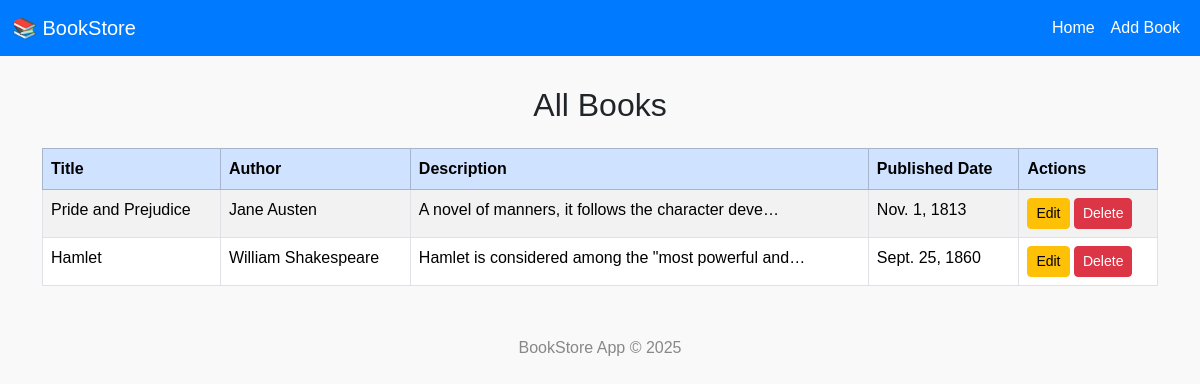
The page / on the database its author committed.
### bookstore/models.py (models this page shows, shortened)
class Book(models.Model):
    title = models.CharField(max_length=200)
    author = models.CharField(max_length=100)
    description = models.TextField(blank=True)
    published_date = models.DateField()

### bookstore/views.py (the view)
# urls.py: path('', views.book_list, name='book_list'),
def book_list(request):
    books = Book.objects.all()
    return render(request, 'book_list.html', {'books': books})

### bookstore/templates/book_list.html (shortened to what this page needs)
{% extends 'base.html' %}
{% block content %}
<h2 class="mb-4 text-center">All Books</h2>
{% if books %}
<table class="table table-bordered table-striped">
    <thead class="table-primary">
        <tr>
            <th>Title</th>
            <th>Author</th>
            <th>Description</th>
            <th>Published Date</th>
            <th>Actions</th>
        </tr>
    </thead>
    <tbody>
        {% for book in books %}
        <tr>
            <td>{{ book.title }}</td>
            <td>{{ book.author }}</td>
            <td>{{ book.description|truncatechars:50 }}</td>
            <td>{{ book.published_date }}</td>
            <td>
                <a href="{% url 'book_update' book.id %}" class="btn btn-warning btn-sm">Edit</a>
                <a href="{% url 'book_delete' book.id %}" class="btn btn-danger btn-sm">Delete</a>
            </td>
        </tr>
        {% endfor %}
    </tbody>
</table>
{% else %}
    <p class="text-center text-muted">No books available. <a href="{% url 'book_create' %}">Add one now!</a></p>
{% endif %}
{% endblock %}

### bookstore/templates/base.html (shortened to what this page needs)
<!DOCTYPE html>
<html lang="en">
<head>
    <link href="https://cdn.jsdelivr.net/npm/bootstrap@5.3.2/dist/css/bootstrap.min.css" rel="stylesheet">
</head>
<body>
    <nav class="navbar navbar-expand-lg">
        <div class="container-fluid">
            <a class="navbar-brand" href="{% url 'book_list' %}">📚 BookStore</a>
            <div class="collapse navbar-collapse">
                <ul class="navbar-nav ms-auto">
                    <li class="nav-item"><a class="nav-link" href="{% url 'book_list' %}">Home</a></li>
                    <li class="nav-item"><a class="nav-link" href="{% url 'book_create' %}">Add Book</a></li>
                </ul>
            </div>
        </div>
    </nav>
    <div class="container">
        {% block content %}
        {% endblock %}
    </div>
    <footer>
        <p>BookStore App &copy; 2025</p>
    </footer>
</body>
</html>

### bookstore/templates/base.html (style rules this page uses)
body { background-color: #f9f9f9; font-family: "Poppins", sans-serif; }
.navbar { background-color: #007bff; }
.navbar-brand, .nav-link { color: white !important; }
.container { margin-top: 30px; }
footer { margin-top: 50px; text-align: center; color: #888; }

### rows shown on the page
Book: title "Pride and Prejudice", author "Jane Austen", description "A novel of manners, it follows the character deve…", published_date "Nov. 1, 1813"
Book: title "Hamlet", author "William Shakespeare", description "Hamlet is considered among the \"most powerful and…", published_date "Sept. 25, 1860"
